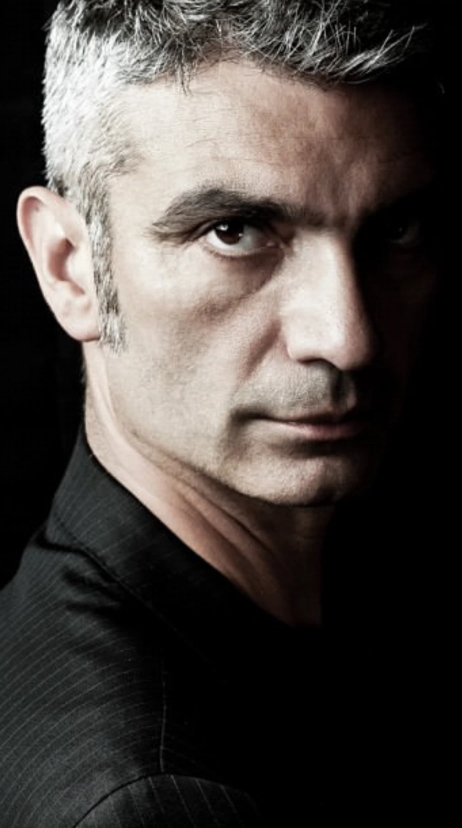
#> input picture riferimenti/volto-giangi/giangi-volto-primo-piano.jpg, 924 x 1656 px (shown at 1/2 size)
$ python volto.py
#> lines starting #> are read from the running program, lines starting #| are printed output that depends on the picture
"""Volto di Giangi: punti e linee presi dalla foto, con la profondità vera della maglia 3D.

Lo stile e i tratti vengono dalla foto (come nella prima versione): punti dove c'è luce e contorno,
linee di livello della luminanza. La maglia MediaPipe (riferimenti/volto-giangi/maglia.json) è solo uno
stampo invisibile: dà a ogni punto la sua z. Fuori dalla maglia (capelli, orecchio, collo) la profondità
prosegue su un ellissoide raccordato al bordo del volto.

Lato in ombra: i punti del lato illuminato vengono specchiati sul piano di simmetria del volto (trovato
dalle coppie di punti della maglia) e tenuti solo dove la foto è buia, cioè dove manca l'informazione.
La cucitura cade sulla linea del naso.

La foto resta in riferimenti/ e non viene pubblicata.  Uso: python3 scripts/volto.py

Formato di public/volto/volto-3d.bin (little endian):
  uint32 nPunti, uint32 nSegmenti
  nPunti    x int16[4]  (x, y, z, luce)    coordinate / QSCALE * 32767, luce * 32767
  nSegmenti x int16[6]  (x1, y1, z1, x2, y2, z2)
I punti sono mescolati: il telefono usa solo i primi.
"""
import json
import struct
from pathlib import Path

import numpy as np
from PIL import Image, ImageFilter

ROOT = Path(__file__).resolve().parent.parent
REF = ROOT / "riferimenti/volto-giangi"
OUT = ROOT / "public/volto/volto-3d.bin"
N_POINTS = 15000
LEVELS = [0.36, 0.54, 0.72]
QSCALE = 2.4
rng = np.random.default_rng(7)

photo = Image.open(REF / "giangi-volto-primo-piano.jpg").convert("L")
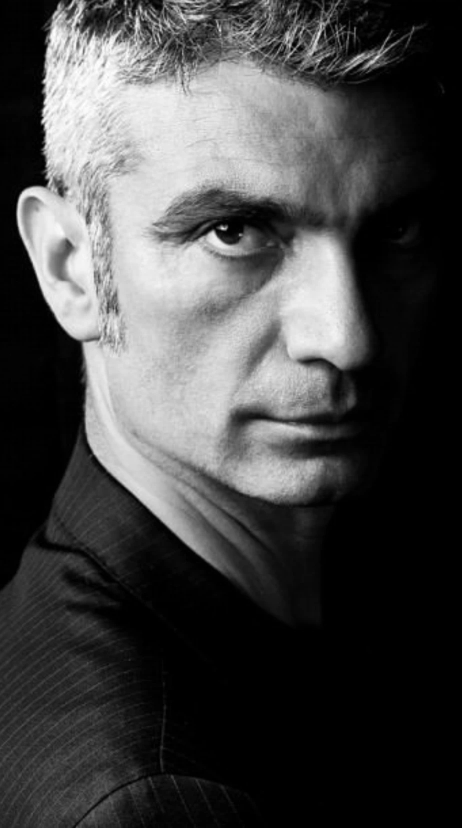
#> photo: PIL image 924x1656 L (shown at 1/2 size); min 0, max 255, mean 69.8
CROP_H = 1180  # volto e collo, senza la giacca
photo = photo.crop((0, 0, photo.size[0], CROP_H))
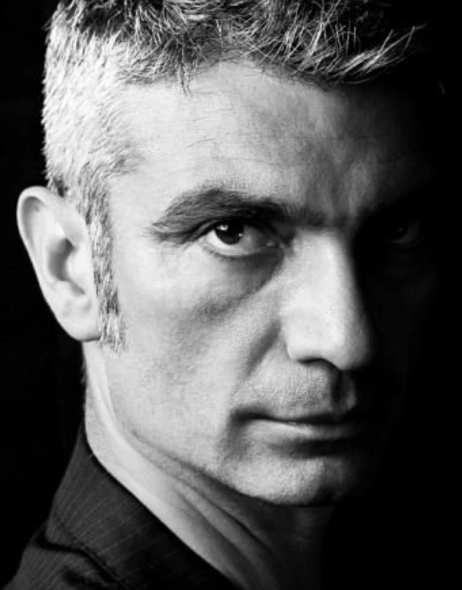
#> photo: PIL image 924x1180 L (shown at 1/2 size); min 0, max 255, mean 92.5
W, H = photo.size
#> W = 924; H = 1180
lum = np.asarray(photo, dtype=np.float32) / 255.0
soft = np.asarray(photo.filter(ImageFilter.GaussianBlur(9)), dtype=np.float32) / 255.0
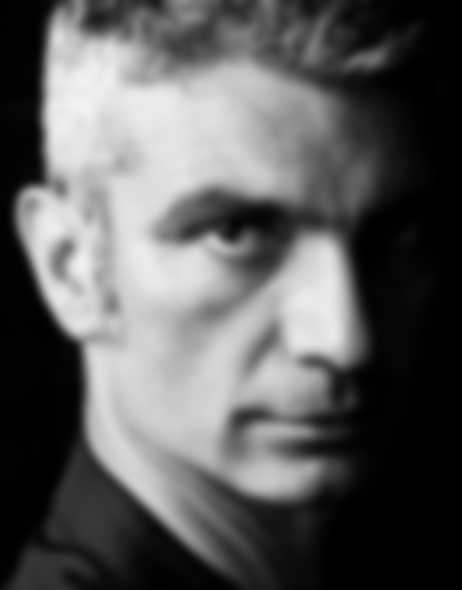
#> soft: shape (1180, 924) float32 (shown at 1/2 size); min 0, max 0.949, mean 0.363

#> (the run stopped early here; a loop or call above may not have finished)
